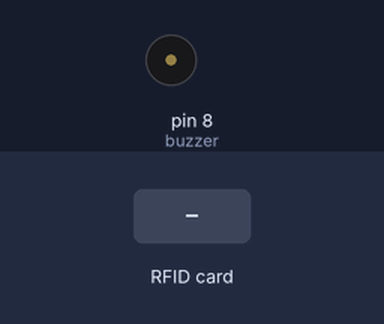
Recording of a sketch running on a simulated Arduino Uno, built with avr-gcc and run on an emulated ATmega328P. Shown: buzzer (waves = sounding, pin HIGH). The inputs (shaded band) are chosen by the test bench. Pins used as bus, display or sensor lines are not drawn; what the sketch prints to the serial monitor is not drawn.

Above: at 1.2 s.
1.3 s: RFID card 5E 7A 19 C4 held to the reader
At 1.9 s:
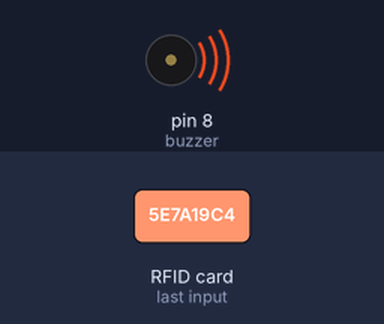
Timing chart, 0 to 4.8 s (numbered marks = the images above; inputs shaded):
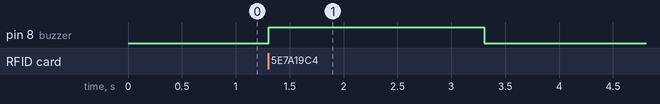

The sketch:

tets_rfid.ino
```cpp
/*
 *
 * All the resources for this project: http://randomnerdtutorials.com/
 * Modified by Rui Santos
 *
 * Created by FILIPEFLOP
 *
 */

#include<SPI.h>
#include<MFRC522.h>

#define SS_PIN 10
#define RST_PIN 9
#define buzzer 8 //coi

MFRC522 mfrc522(SS_PIN,RST_PIN); // Create MFRC522 instance.

void setup()
{
 Serial.begin(9600); // Initiate a serial communication
  SPI.begin();     // Initiate  SPI bus
  mfrc522.PCD_Init(); // Initiate MFRC522
 Serial.println("Approximate your card to the reader...");
 Serial.println();
pinMode(buzzer,OUTPUT);
digitalWrite(buzzer,0);


}
void read_rfid(){
  // Look for new cards
 if(!mfrc522.PICC_IsNewCardPresent())
 {
   return;
 }
 // Select one of the cards
 if(!mfrc522.PICC_ReadCardSerial())
 {
   return;
 }
  digitalWrite(buzzer,1);
  delay(2000);
  digitalWrite(buzzer,0);
}
void loop()
{
 read_rfid();


}
```

Measured:
- after the input at 1.3 s, pin 8 (buzzer): LOW → HIGH at once, → LOW 2.0 s later
